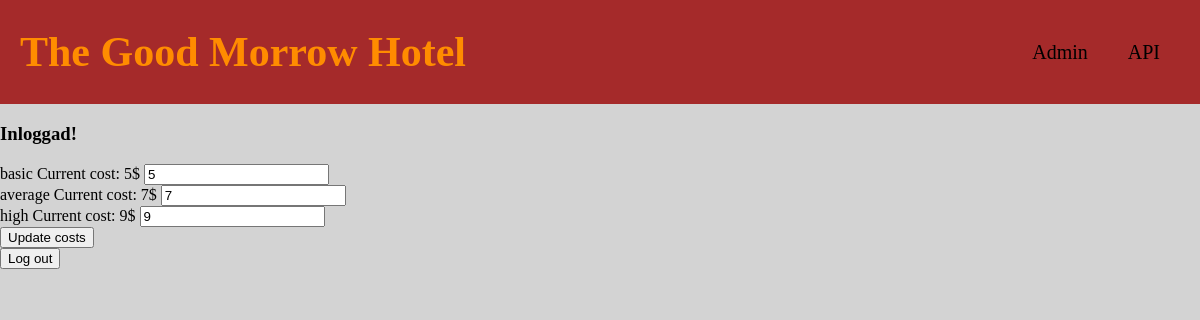
/admin.php (signed in), run on an earlier commit of the app's database.
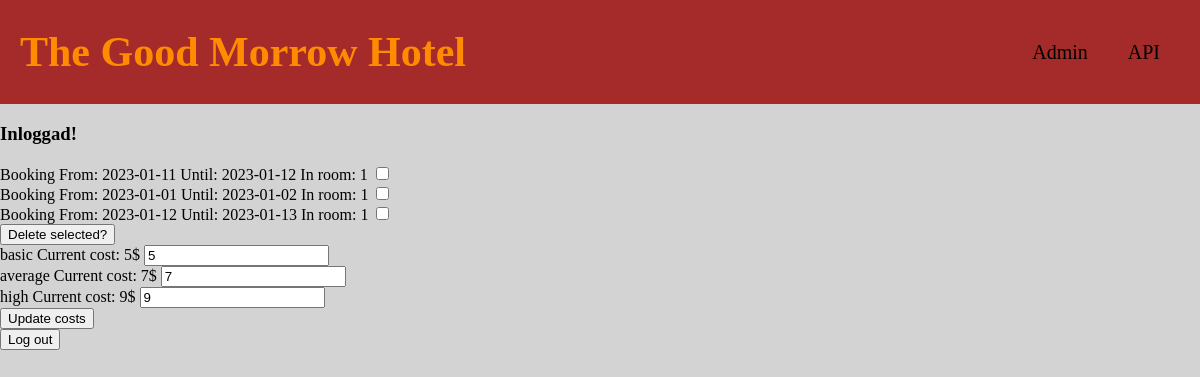
And on a later commit of the database.
### tables this page shows
CREATE TABLE bookings (
    id INTEGER primary key AUTOINCREMENT,
    room_number INTEGER,
    arrival_date DATE,
    departure_date DATE,
    name VARCHAR(30),
    comment VARCHAR(100)
    );

### code/hotelVariables.php (called while the page is built, shortened)
<?php
$adress = "http://www.garagehider.com/good-morrow";
$data = json_decode(file_get_contents(__DIR__ . "/hotelVariables.json"), true);
$rooms = $data["rooms"];

### admin.php (the view, shortened to what this page needs)
<?php
require "code/hotelFunctions.php";
require "code/hotelVariables.php";
$loggedIn = false;
if (isset($_SESSION["loggedIn"]) === true) $loggedIn = true;
if ($loggedIn === true) {
    $db = connect("hotels.db");
}
if ($loggedIn === true) {
    $statement = $db->prepare("SELECT * FROM bookings");
    $statement->execute();
    $bookings = $statement->fetchAll(PDO::FETCH_ASSOC);
}
?>
<!DOCTYPE html>
<html lang="en">
<head>
    <link rel="stylesheet" href="css/header.css">
    <link rel="stylesheet" href="css/style.css">
</head>
<body>
    <?php require "./header.php"; ?>
    <?php if ($loggedIn != true) : ?>
        <form method="post" action="">
            <label for="user">User</label>
            <input type="text" name="user">
            <label for="apiKey">API Key</label>
            <input type="text" name="apiKey">
            <button type="submit">Login</button>
        </form>
    <?php else : ?>
        <form method="post" action="">
            <h3>Inloggad!</h3>
            <?php $i = 0;
            foreach ($bookings as $booking) : $i++; ?>
                <label for="booking">Booking From: <?= $booking["arrival_date"] ?> Until: <?= $booking["departure_date"] ?> In room: <?= $booking["room_number"] ?></label>
                <input type="checkbox" name="<?= $booking['id'] ?>" value="delete">
                <br>
            <?php endforeach;
            if ($i > 0) : ?>
                <button type="submit">Delete selected?</button>
            <?php endif ?>
        </form>
        <form method="post" action="">
            <?php foreach ($rooms as $roomType => $room) : ?>
                <?= $roomType ?> Current cost: <?= $room["cost"] ?>$
                <input type="number" name="<?= $roomType ?>NewCost" value=<?= $room["cost"] ?>>
                <br>
            <?php endforeach ?>
            <button type="submit">Update costs</button>
        </form>
        <form method="post" action="">
            <button type="submit" name="logOut" value="logOut">Log out</button>
        </form>
    <?php endif ?>
</body>
</html>

### header.php
<header>
    <a href="<?= $adress ?>">
        <h1>The Good Morrow Hotel</h1>
    </a>
    <nav>
        <a href="<?= $adress ?>/admin.php ">Admin</a>
        <a href="<?= $adress ?>/api/bookings.php ">API</a>
    </nav>
</header>

### css/header.css (style rules this page uses)
a { all: unset; }
header { display: flex; justify-content: space-between; background-color: brown; align-items: center; }
h1 { margin-left: 20px; font-size: 42px; color: darkorange; }
nav { display: flex; margin-right: 20px; }
nav a { margin: 20px; font-size: 20px; }

### css/style.css (style rules this page uses)
body { background-color: lightgrey; }
body { margin: 0; }
* { box-sizing: border-box; }

What changed in the data, as far as the page shows it:
added bookings: arrival_date "2023-01-11", departure_date "2023-01-12", room_number "1"
added bookings: arrival_date "2023-01-01", departure_date "2023-01-02", room_number "1"
added bookings: arrival_date "2023-01-12", departure_date "2023-01-13", room_number "1"
Also different on the page:
text now shown: "Delete selected?"
